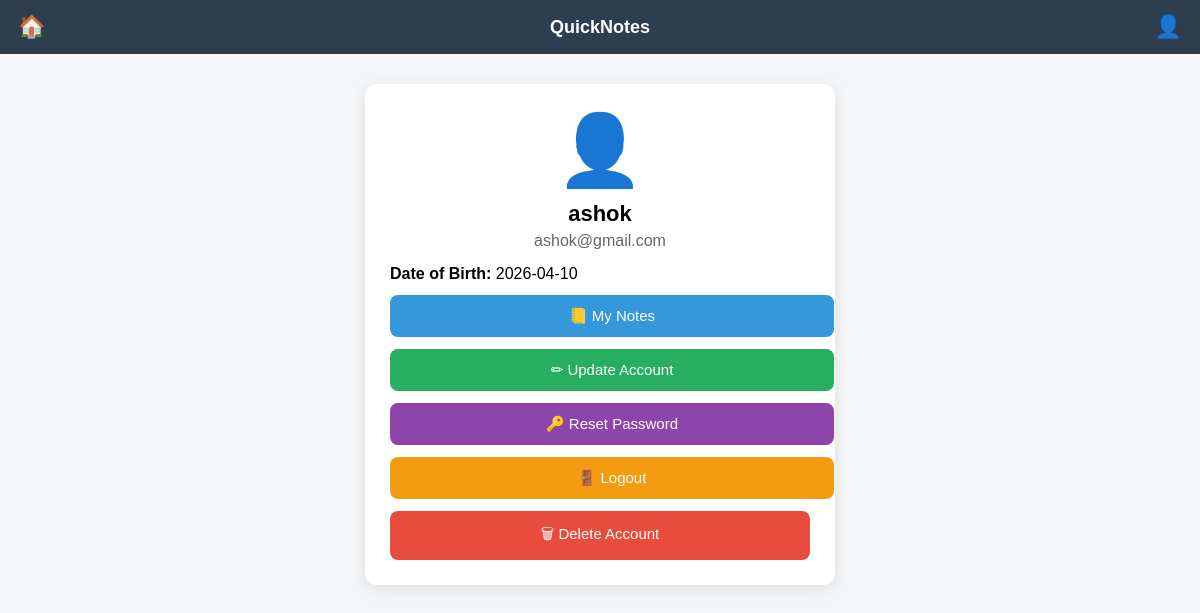
The app's page /profile (signed in) with its own data.
### tables this page shows
CREATE TABLE user(
        id INTEGER PRIMARY KEY AUTOINCREMENT,
        name TEXT NOT NULL,
        email TEXT UNIQUE NOT NULL,
        password TEXT NOT NULL,
        dob TEXT,
        is_deleted INTEGER DEFAULT 0,
        delete_request_at TEXT
    );

### renderapp.py (the view)
@app.route("/profile")
@login_required
def profile():
    db = get_db()
    user = db.execute(
        "SELECT * FROM user WHERE id=?",
        (session["user_id"],)
    ).fetchone()
    db.close()
    return render_template("profile.html", user=user)

### renderapp.py (called while the page is built)
def get_db():
    conn = sqlite3.connect(DATABASE)
    conn.row_factory = sqlite3.Row
    return conn

def login_required(route_function):
    @wraps(route_function)
    def wrapper(*args, **kwargs):
        if "user_id" not in session:
            return redirect(url_for("login"))
        return route_function(*args, **kwargs)
    return wrapper

### templates/profile.html (shortened to what this page needs)
<!DOCTYPE html>
<html>
<head>
</head>
<body>
<div class="header">
<div class="home-btn" onclick="location.href='/'">
🏠
</div>
<div class="header-title">
QuickNotes
</div>
<div class="profile-icon">
👤
</div>
</div>
<div class="container">
<div class="card">
<div class="avatar">
👤
</div>
<div class="name">
{{user.name}}
</div>
<div class="email">
{{user.email}}
</div>
<div class="info">
<p><b>Date of Birth:</b> {{user.dob}}</p>
</div>
<a href="/notes" class="btn notes-btn">
📒 My Notes
</a>
<a href="/update_account" class="btn update-btn">
✏ Update Account
</a>
<a href="/forgot_password" class="btn reset-btn">
🔑 Reset Password
</a>
<a href="/logout" class="btn logout-btn">
🚪 Logout
</a>
<form
action="/delete_account"
method="POST"
onsubmit="return confirm('Are you sure you want to delete your account?')"
>
<button class="btn delete-btn" type="submit">
🗑 Delete Account
</button>
</form>
</div>
</div>
</body>
</html>

### templates/profile.html (style rules this page uses)
body { font-family:Arial; margin:0; background:#f4f6f8; }
.header { display:flex; justify-content:space-between; align-items:center; background:#2c3e50; color:white; padding:14px 18px; }
.home-btn { font-size:22px; cursor:pointer; }
.header-title { font-size:18px; font-weight:bold; }
.profile-icon { font-size:22px; }
.container { display:flex; justify-content:center; padding:30px 15px; }
.card { background:white; width:100%; max-width:420px; padding:25px; border-radius:12px; box-shadow:0 4px 15px rgba(0,0,0,0.1); text-align:center; }
.avatar { font-size:70px; margin-bottom:10px; }
.name { font-size:22px; font-weight:bold; margin-bottom:5px; }
.email { color:#666; margin-bottom:15px; }
.info { text-align:left; margin-top:10px; }
.info p { margin:8px 0; }
.btn { display:block; width:100%; padding:12px; margin-top:12px; border:none; border-radius:8px; font-size:15px; cursor:pointer; text-decoration:none; text-align:center; }
.notes-btn { background:#3498db; color:white; }
.update-btn { background:#27ae60; color:white; }
.reset-btn { background:#8e44ad; color:white; }
.logout-btn { background:#f39c12; color:white; }
.delete-btn { background:#e74c3c; color:white; }

### records on screen
user: name "ashok", email "ashok@gmail.com", dob "2026-04-10"
